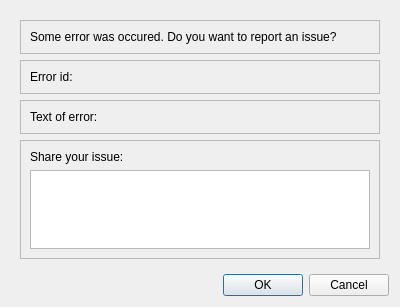
<?xml version="1.0" encoding="UTF-8"?>
<ui version="4.0">
 <class>Dialog</class>
 <widget class="QDialog" name="Dialog">
  <property name="geometry">
   <rect>
    <x>0</x>
    <y>0</y>
    <width>400</width>
    <height>307</height>
   </rect>
  </property>
  <property name="windowTitle">
   <string>Dialog</string>
  </property>
  <layout class="QVBoxLayout" name="verticalLayout">
   <item>
    <widget class="QWidget" name="mainWidget" native="true">
     <layout class="QVBoxLayout" name="verticalLayout_2">
      <item>
       <widget class="QFrame" name="titleFrame">
        <property name="frameShape">
         <enum>QFrame::StyledPanel</enum>
        </property>
        <property name="frameShadow">
         <enum>QFrame::Raised</enum>
        </property>
        <layout class="QHBoxLayout" name="horizontalLayout">
         <item>
          <widget class="QLabel" name="titleLabel">
           <property name="text">
            <string>Some error was occured. Do you want to report an issue?</string>
           </property>
          </widget>
         </item>
        </layout>
       </widget>
      </item>
      <item>
       <widget class="QFrame" name="idFrame">
        <property name="frameShape">
         <enum>QFrame::StyledPanel</enum>
        </property>
        <property name="frameShadow">
         <enum>QFrame::Raised</enum>
        </property>
        <layout class="QHBoxLayout" name="horizontalLayout_2">
         <item>
          <widget class="QLabel" name="idLabel">
           <property name="text">
            <string>Error id: </string>
           </property>
          </widget>
         </item>
        </layout>
       </widget>
      </item>
      <item>
       <widget class="QFrame" name="errorFrame">
        <property name="frameShape">
         <enum>QFrame::StyledPanel</enum>
        </property>
        <property name="frameShadow">
         <enum>QFrame::Raised</enum>
        </property>
        <layout class="QHBoxLayout" name="horizontalLayout_3">
         <item>
          <widget class="QLabel" name="errorLabel">
           <property name="text">
            <string>Text of error:</string>
           </property>
          </widget>
         </item>
        </layout>
       </widget>
      </item>
      <item>
       <widget class="QFrame" name="shareFrame">
        <property name="frameShape">
         <enum>QFrame::StyledPanel</enum>
        </property>
        <property name="frameShadow">
         <enum>QFrame::Raised</enum>
        </property>
        <layout class="QVBoxLayout" name="verticalLayout_3">
         <item>
          <widget class="QLabel" name="shareLabel">
           <property name="text">
            <string>Share your issue:</string>
           </property>
          </widget>
         </item>
         <item>
          <widget class="QTextEdit" name="shareTextEdit"/>
         </item>
        </layout>
       </widget>
      </item>
     </layout>
    </widget>
   </item>
   <item>
    <widget class="QDialogButtonBox" name="buttonBox">
     <property name="orientation">
      <enum>Qt::Horizontal</enum>
     </property>
     <property name="standardButtons">
      <set>QDialogButtonBox::Cancel|QDialogButtonBox::Ok</set>
     </property>
    </widget>
   </item>
  </layout>
 </widget>
 <resources/>
 <connections>
  <connection>
   <sender>buttonBox</sender>
   <signal>accepted()</signal>
   <receiver>Dialog</receiver>
   <slot>accept()</slot>
   <hints>
    <hint type="sourcelabel">
     <x>248</x>
     <y>254</y>
    </hint>
    <hint type="destinationlabel">
     <x>157</x>
     <y>274</y>
    </hint>
   </hints>
  </connection>
  <connection>
   <sender>buttonBox</sender>
   <signal>rejected()</signal>
   <receiver>Dialog</receiver>
   <slot>reject()</slot>
   <hints>
    <hint type="sourcelabel">
     <x>316</x>
     <y>260</y>
    </hint>
    <hint type="destinationlabel">
     <x>286</x>
     <y>274</y>
    </hint>
   </hints>
  </connection>
 </connections>
</ui>
